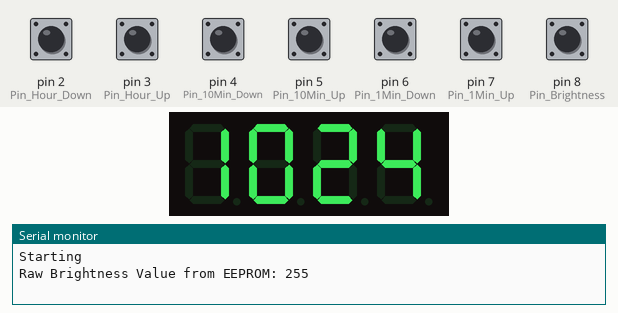
Recording of a program running on a simulated Arduino Pro Mini, built with avr-gcc and run on an emulated ATmega328P. Parts: 4-digit seven-segment display, the last lines printed to the serial monitor. Wiring (inferred from the names in the program): 24Cxx EEPROM at I2C address 0x57. Inputs (shaded band) come from the test bench; at power-on: pin 2 (Pin_Hour_Down), pin 3 (Pin_Hour_Up), pin 4 (Pin_10Min_Down), pin 5 (Pin_10Min_Up), pin 6 (Pin_1Min_Down), pin 7 (Pin_1Min_Up), pin 8 (Pin_Brightness) HIGH. The local clock reads 2024-03-15 10:24:30 at power-on unless the program sets it; EEPROM starts erased.

Above: at 2.2 s.
2.3 s: pin 2 (Pin_Hour_Down) pulled LOW for 0.15 s
At 3.5 s:
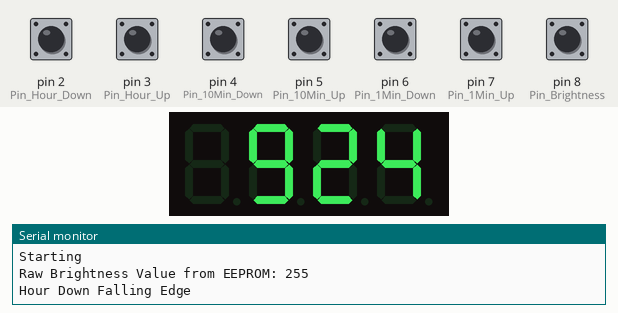
5.4 s: pin 4 (Pin_10Min_Down) pulled LOW for 0.15 s
At 7.2 s:
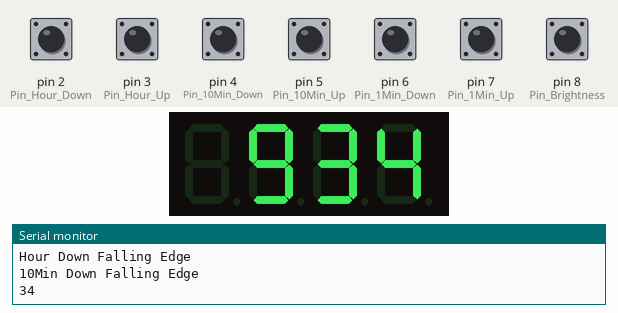
7.5 s: pin 3 (Pin_Hour_Up) pulled LOW for 0.15 s
At 9.0 s:
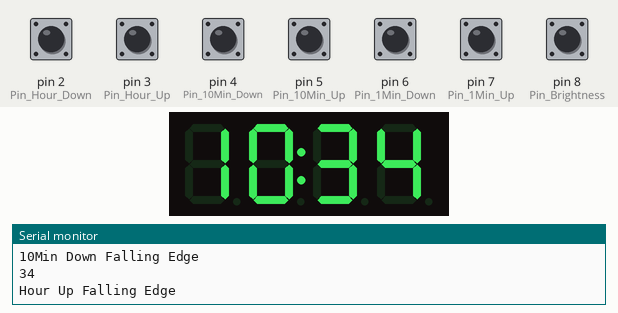
9.5 s: pin 5 (Pin_10Min_Up) pulled LOW for 0.15 s
At 10.7 s:
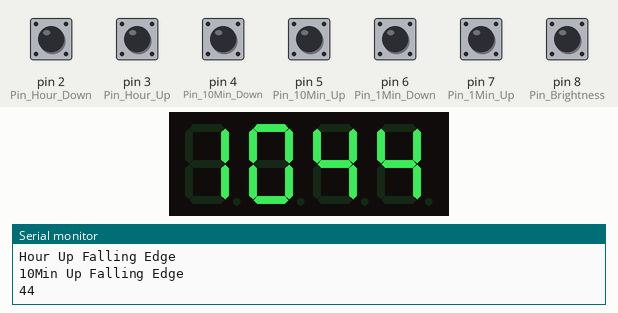
11.5 s: pin 8 (Pin_Brightness) pulled LOW for 0.15 s
13.5 s: pin 6 (Pin_1Min_Down) pulled LOW for 0.15 s
At 16.1 s:
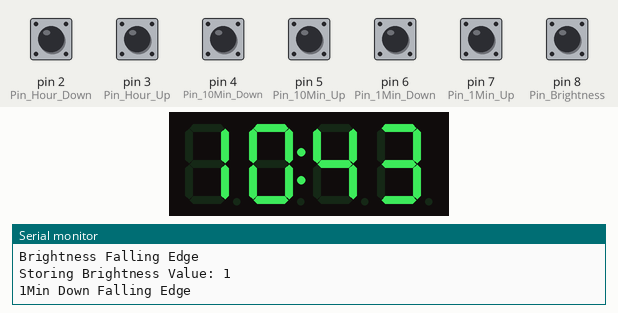
Timing chart, 0 to 17.5 s (numbered marks = the images above; inputs shaded):
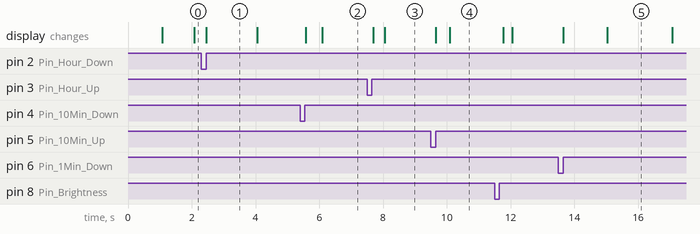

The program:

main.cpp
```cpp
#include "RTClib.h"
RTC_DS3231 rtc;

#include "TM1637Display.h"
// Define the connections pins:
#define CLK 10
#define DIO 11
// Create display object of type TM1637Display:
TM1637Display display = TM1637Display(CLK, DIO);
const uint8_t data[] = {0xff, 0xff, 0xff, 0xff}; // All Segments On
const uint8_t blank[] = {0x00, 0x00, 0x00, 0x00}; // All Segments Off
const int display_BrightnessMax = 7;
const int display_BrightnessMin = 1;

#include "Eeprom24C32_64.h"
#define EEPROM_ADDRESS  0x57
static Eeprom24C32_64 eeprom(EEPROM_ADDRESS);
const word addr_Brightness = 0;

// Pin Defs
#define Pin_Hour_Up 3
#define Pin_Hour_Down 2
#define Pin_10Min_Up 5
#define Pin_10Min_Down 4
#define Pin_1Min_Up 7
#define Pin_1Min_Down 6
#define Pin_Brightness 8
#define Pin_Spare 9

// Global Config
uint8_t cfg_Brightness = 7;

struct button
{
  bool raw_old = 0;
  bool raw_new = 0;
  bool value_debounced = 0;
  bool falling_edge_latch = 0;
  bool rising_edge_latch = 0;
};

void ProcessButton(button *b, bool NewValue)
{
    b->raw_old = b->raw_new;
    b->raw_new = NewValue;

    if((b->raw_old == b->raw_new) && (b->raw_new != b->value_debounced))
    {
      // Value has settled, and the new value doesn't match the last debounced value.
      //Capture the debounced value
      b->value_debounced = b->raw_new;

      // Detect the edge
      if(b->raw_new==1)
      {
        b->rising_edge_latch = true;
        //Serial.println("Rising Edge");
      }
      else
      {
        b->falling_edge_latch = true;
        //Serial.println("Falling Edge");
      }
    }
}

int get12h_FormatHours(int hours_24h_format)
{
  int hours_12h_format;
  if (hours_24h_format > 12)
  {
      hours_12h_format = hours_24h_format - 12;
  }
  else
  {
      hours_12h_format = hours_24h_format;
  }

  if(hours_12h_format == 0) {hours_12h_format = 12;}
  return hours_12h_format;
}

void ShowTime(DateTime datevalue)
{
  static uint8_t TimeData[4];

  // Decode into digits
  int hours_12h_format;
  int h10;
  int h1;
  int m10;
  int m1;
  int seconds;

  hours_12h_format = get12h_FormatHours(datevalue.hour());

  h10 = hours_12h_format / 10;
  h1 = hours_12h_format - h10*10;
  m10 = datevalue.minute() / 10;
  m1 = datevalue.minute() - m10*10;
  seconds = datevalue.second();

  // We don't want t leading zero (e.g. 1:23 not 01:23)
  if(h10 !=0)
    { TimeData[0] = display.encodeDigit(h10);} // Not a zero, leave the digits.
  else
    { TimeData[0] = 0;} // Blank the digit.

  TimeData[1] = display.encodeDigit(h1) | (SEG_DP * (seconds/2) ); // Show the : every even second
  TimeData[2] = display.encodeDigit(m10);
  TimeData[3] = display.encodeDigit(m1);

  display.setSegments(TimeData);
}

void startUp_Display()
{
    // Clear the display:
    display.setBrightness(cfg_Brightness);
    display.setSegments(data);
    delay(1000);
    display.clear();
}

void setupPins()
{
    pinMode(Pin_Hour_Up, INPUT_PULLUP);
    pinMode(Pin_Hour_Down, INPUT_PULLUP);
    pinMode(Pin_10Min_Up, INPUT_PULLUP);
    pinMode(Pin_10Min_Down, INPUT_PULLUP);
    pinMode(Pin_1Min_Up, INPUT_PULLUP);
    pinMode(Pin_1Min_Down, INPUT_PULLUP);
    pinMode(Pin_Brightness, INPUT_PULLUP);
    pinMode(Pin_Spare, INPUT_PULLUP);
}

void startUp_RTC()
{
    if (! rtc.begin()) {
      Serial.println("Couldn't find RTC");
      while (1);
    }
    if (rtc.lostPower()) {
      Serial.println("RTC lost power, lets set the time!");
      // If the RTC have lost power it will sets the RTC to the date & time this sketch was compiled in the following line
      rtc.adjust(DateTime(F(__DATE__), F(__TIME__)));
    }
}

void startUp_EEPROM()
{
  eeprom.initialize();
}

void load_EEPROM_Settings()
{
  cfg_Brightness = eeprom.readByte(addr_Brightness);
  Serial.print("Raw Brightness Value from EEPROM: ");
  Serial.println(cfg_Brightness);
  cfg_Brightness = constrain(cfg_Brightness,1,7);
}

void storeBrightness(int val)
{
    Serial.print ("Storing Brightness Value: ");
    Serial.println (val);
    eeprom.writeByte(addr_Brightness,val);
}

void setup () {
  Serial.begin(9600);
  Serial.println("Starting");

  setupPins();

  startUp_EEPROM();
  load_EEPROM_Settings();

  startUp_Display();
  startUp_RTC();
}

void Add1Hr()
{
  rtc.adjust(rtc.now()+TimeSpan(0, 1, 0, 0));
}

void Sub1Hr()
{
  rtc.adjust(rtc.now()+TimeSpan(0, -1, 0, 0));
}

void Add10Min()
{
  DateTime datevalue = rtc.now();
  int mins = datevalue.minute();

  mins = mins +10;
  if (mins > 60) {mins = mins - 60;} // Wrap Minutes
  Serial.println(mins);

  rtc.adjust(DateTime(datevalue.year(),datevalue.month(), datevalue.day(), datevalue.hour(), mins, datevalue.second()));
}

void Sub10Min()
{
  DateTime datevalue = rtc.now();
  int mins = datevalue.minute();

  mins = mins +10;
  if (mins > 60) {mins = mins - 60;} // Wrap Minutes
  Serial.println(mins);

  rtc.adjust(DateTime(datevalue.year(),datevalue.month(), datevalue.day(), datevalue.hour(), mins, datevalue.second()));
}

void Add1Min()
{
  DateTime datevalue = rtc.now();
  int mins = datevalue.minute();
  int m10 = datevalue.minute() / 10;
  int m1 = datevalue.minute() - m10*10;

  m1++;
  if(m1 > 9) {m1 = 0;}
  mins = m10 * 10 + m1;

  rtc.adjust(DateTime(datevalue.year(),datevalue.month(), datevalue.day(), datevalue.hour(), mins, 0)); // Adusting the minutes and also set seconds to 0.
}

void Sub1Min()
{
  DateTime datevalue = rtc.now();
  int mins = datevalue.minute();
  int m10 = datevalue.minute() / 10;
  int m1 = datevalue.minute() - m10*10;

  m1--;
  if(m1 < 0) {m1 = 9;}
  mins = m10 * 10 + m1;

  rtc.adjust(DateTime(datevalue.year(),datevalue.month(), datevalue.day(), datevalue.hour(), mins, 0)); // Adusting the minutes and also set seconds to 0.
}

void loop ()
{
  static DateTime now;
  now = rtc.now();

  ShowTime(now);
  display.setBrightness(cfg_Brightness);

  static button button_Hour_Up;
  ProcessButton(&button_Hour_Up,digitalRead(Pin_Hour_Up));
  if(button_Hour_Up.falling_edge_latch)
  {
    Serial.println("Hour Up Falling Edge");
    button_Hour_Up.falling_edge_latch=false;
    Add1Hr();
  }

  static button button_Hour_Down;
  ProcessButton(&button_Hour_Down,digitalRead(Pin_Hour_Down));
  if(button_Hour_Down.falling_edge_latch)
  {
    Serial.println("Hour Down Falling Edge");
    button_Hour_Down.falling_edge_latch=false;
    Sub1Hr();
  }

  static button button_10Min_Up;
  ProcessButton(&button_10Min_Up,digitalRead(Pin_10Min_Up));
  if(button_10Min_Up.falling_edge_latch)
  {
    Serial.println("10Min Up Falling Edge");
    button_10Min_Up.falling_edge_latch=false;
    Add10Min();
  }

  static button button_10Min_Down;
  ProcessButton(&button_10Min_Down,digitalRead(Pin_10Min_Down));
  if(button_10Min_Down.falling_edge_latch)
  {
    Serial.println("10Min Down Falling Edge");
    button_10Min_Down.falling_edge_latch=false;
    Sub10Min();
  }

  static button button_1Min_Up;
  ProcessButton(&button_1Min_Up,digitalRead(Pin_1Min_Up));
  if(button_1Min_Up.falling_edge_latch)
  {
    Serial.println("1Min Up Falling Edge");
    button_1Min_Up.falling_edge_latch=false;
    Add1Min();
  }

  static button button_1Min_Down;
  ProcessButton(&button_1Min_Down,digitalRead(Pin_1Min_Down));
  if(button_1Min_Down.falling_edge_latch)
  {
    Serial.println("1Min Down Falling Edge");
    button_1Min_Down.falling_edge_latch=false;
    Sub1Min();
  }

  static button button_Brightness;
  ProcessButton(&button_Brightness,digitalRead(Pin_Brightness));
  if(button_Brightness.falling_edge_latch)
  {
    Serial.println("Brightness Falling Edge");
    button_Brightness.falling_edge_latch=false;
    cfg_Brightness++;
    if (cfg_Brightness > display_BrightnessMax) {cfg_Brightness = display_BrightnessMin;} // Wrap brightness from max back to min.
    storeBrightness(cfg_Brightness); // Persist to the EEPROM.
  }

    delay(50);
}
```

Measured:
- after the input at 2.3 s, the display: changes after 0.15 s (image 1)
- after the input at 5.4 s, the display: first changes after 0.18 s (image 2 shows a later state)
- after the input at 7.5 s, the display: first changes after 0.19 s (image 3 shows a later state)
- after the input at 9.5 s, the display: first changes after 0.15 s (image 4 shows a later state)
- after the input at 13.5 s, the display: first changes after 0.16 s (image 5 shows a later state)
